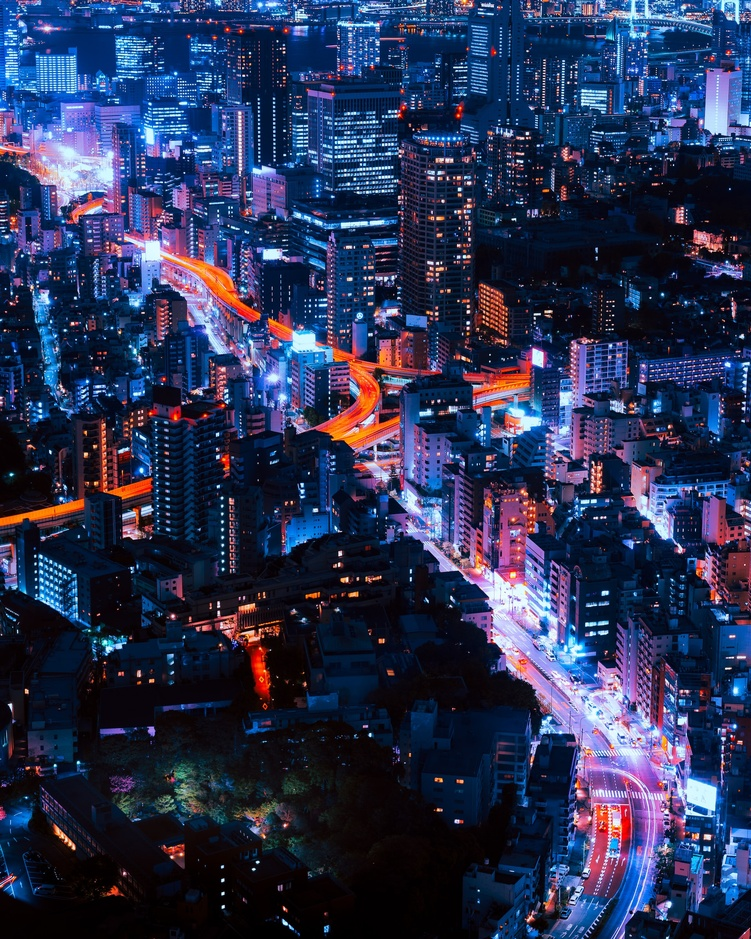
#> input picture GroupB_Assignment_3_2D_Feature_Extraction/input_image.jpg, 751 x 939 px, shrunk from 1920 x 2400 before the run
$ jupyter execute 2D_Feature_Extraction.ipynb
#> lines starting #> are read from the running program, lines starting #| are printed output that depends on the picture
[cell 1]
import cv2
import numpy as np
import matplotlib.pyplot as plt

[cell 2]
# Load an image
image = cv2.imread('input_image.jpg')
#> image is the input picture: shape (939, 751, 3); mean B, G, R 83.5, 50.8, 42.4
if image is not None:
# Convert the image to grayscale for texture analysis
    gray_image = cv2.cvtColor(image, cv2.COLOR_BGR2GRAY)
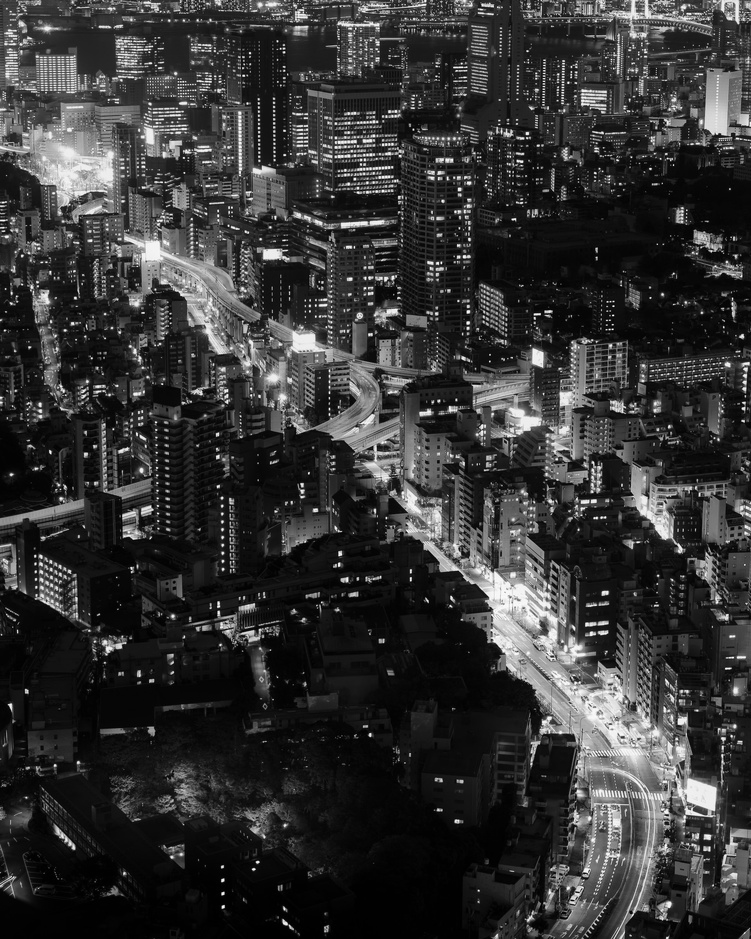
#> gray_image: shape (939, 751); min 0, max 254, mean 52

[cell 3]
# Feature extraction
color_features = image.reshape((-1, 3)) # Reshape the color image into a 2D array

texture_features = gray_image.reshape(-1) # Reshape the grayscale image into a 1D array

[cell 4]
# Plot color histogram
plt.figure(figsize=(12, 6))
plt.subplot(121)
plt.hist(color_features, bins=256, color=['blue', 'green', 'red'])
plt.title('Color Histogram')
plt.xlabel('Pixel Value')
plt.ylabel('Frequency')
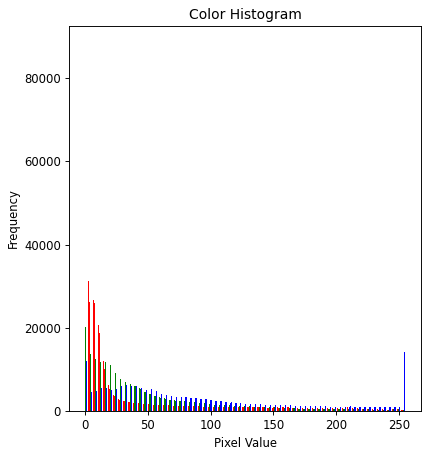
#> figure drawn by matplotlib, 1 panel; tallest bar 15126 high, from x = 0.0996 to 0.365; tallest bar 20245 high, from x = 0.365 to 0.631; tallest bar 88108 high, from x = 0.631 to 0.896

[cell 5]
if image is not None:
    # Plot texture histogram
    plt.subplot(122)
    plt.hist(texture_features, bins=256, color='gray')
    plt.title('Texture Histogram')
    plt.xlabel('Pixel Value')
    plt.ylabel('Frequency')

    plt.show()
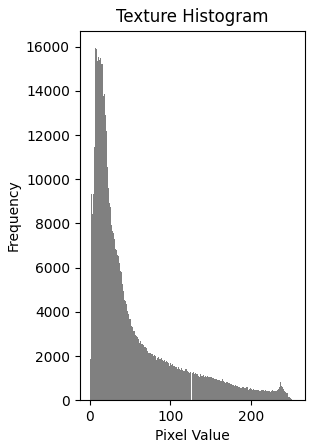
#> figure drawn by matplotlib, 1 panel; tallest bar 15935 high, from x = 6.95 to 7.94
else:
    print('Image could not be found or could not be loaded.')
